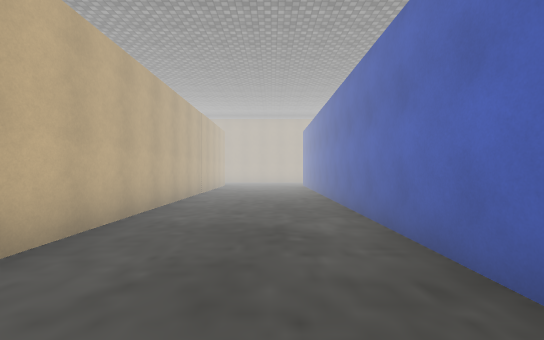
view 1 (above)

24 first-person views from a walk through a 3-D level made in the Unity game engine. The camera is 1.4 m above the floor, looks level and sees 90° across. The floor is counted in squares, 2 m on a side. Each view is taken from the middle of a square. On the plan, view 1 faces up. The plan holds only what a view shows up to about 9 squares ahead; the rest is blank. Some surface patterns are stand-ins.

view 2
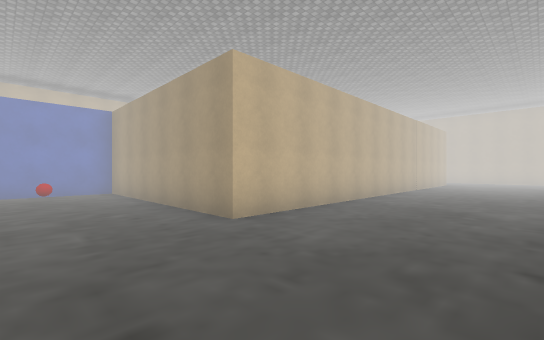

view 3
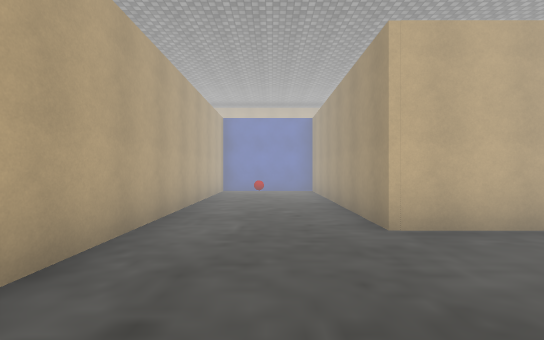

view 4
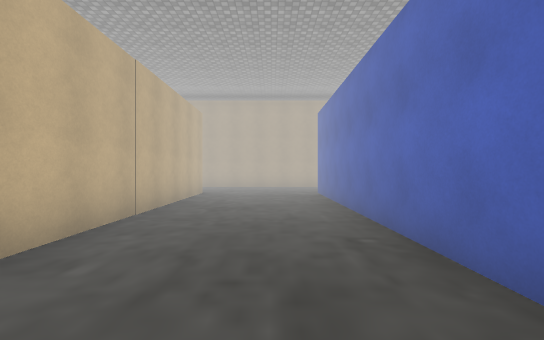

view 5
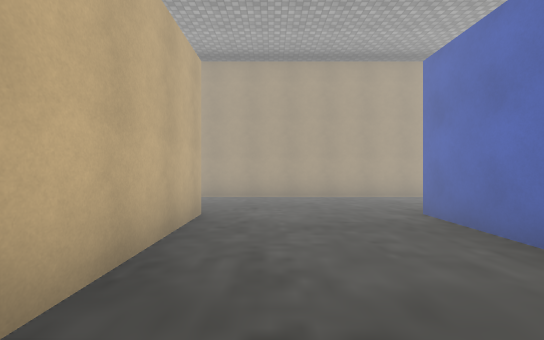

view 6
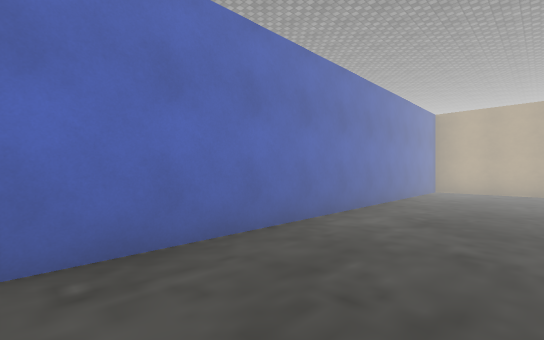

view 7
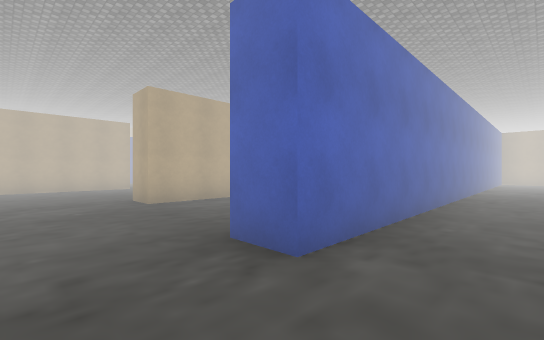

view 8
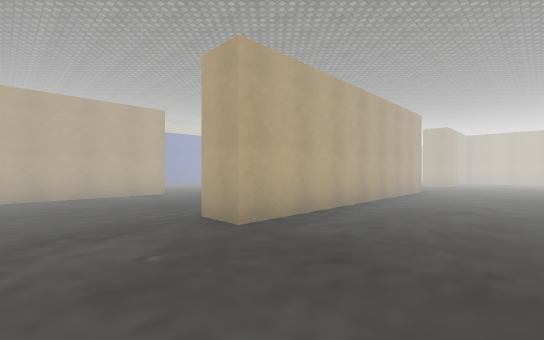

view 9
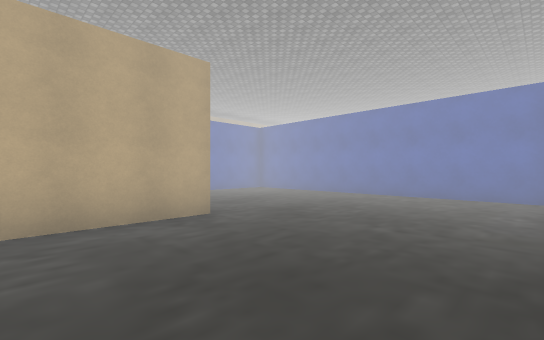

view 10
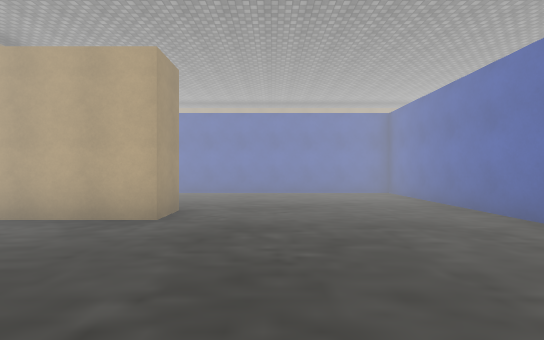

view 11
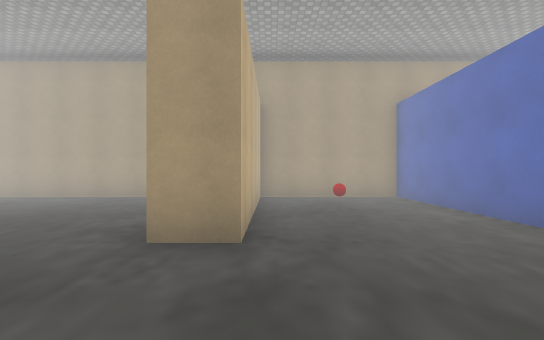

view 12
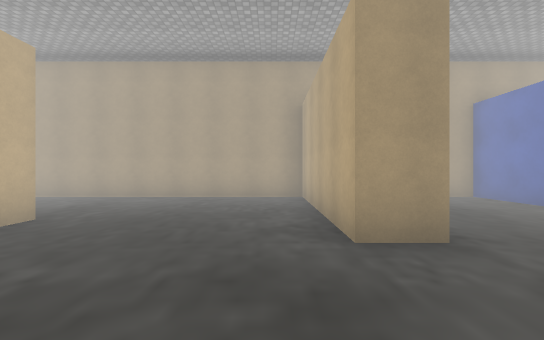

view 13
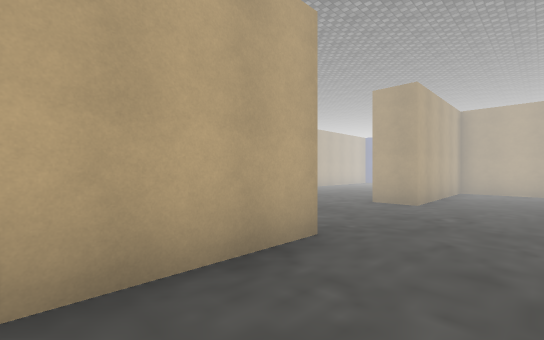

view 14
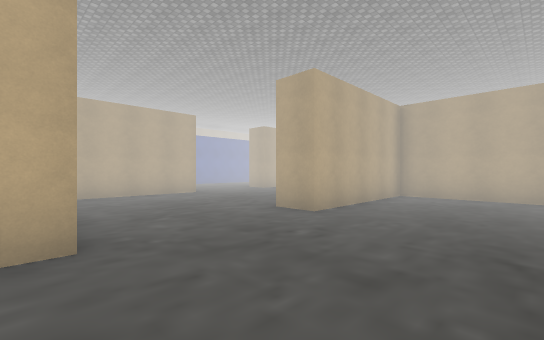

view 15
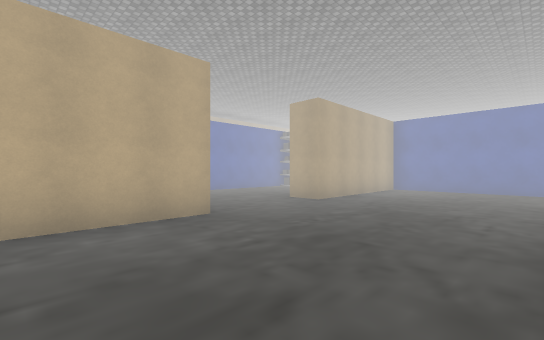

view 16
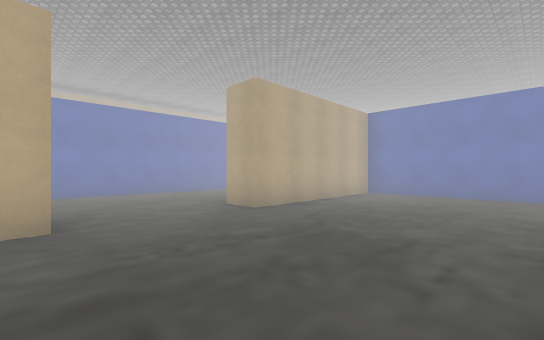

view 17
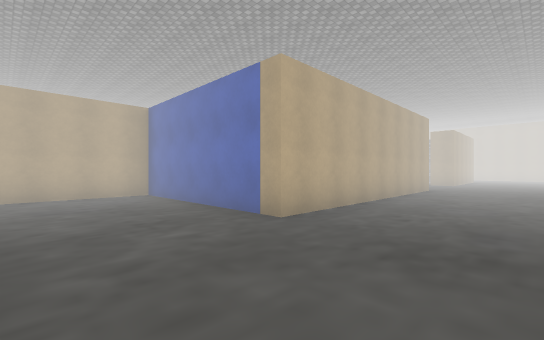

view 18
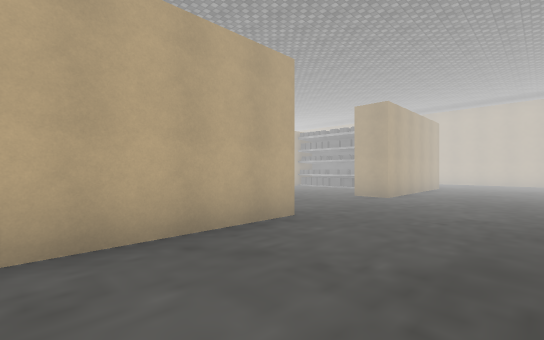

view 19
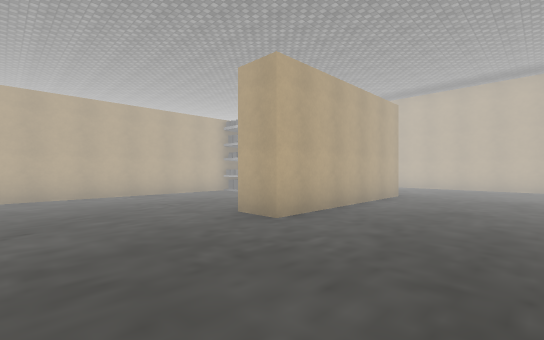

view 20
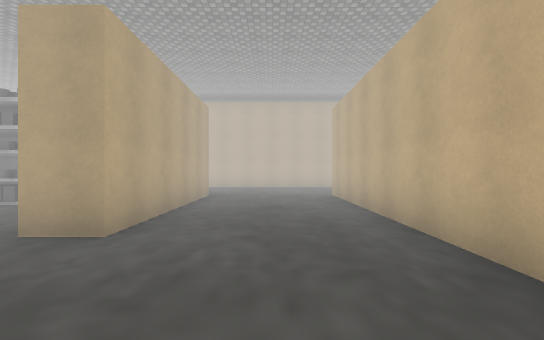

view 21
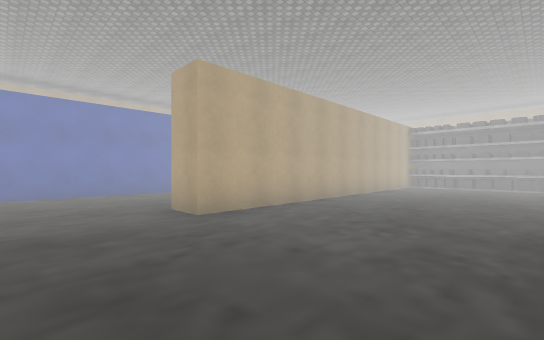

view 22
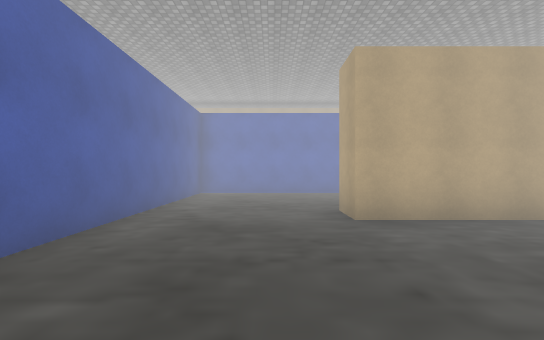

view 23
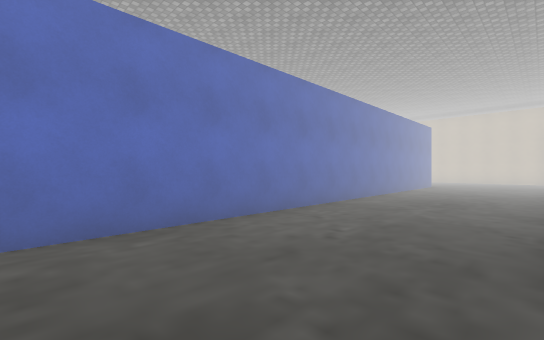

view 24
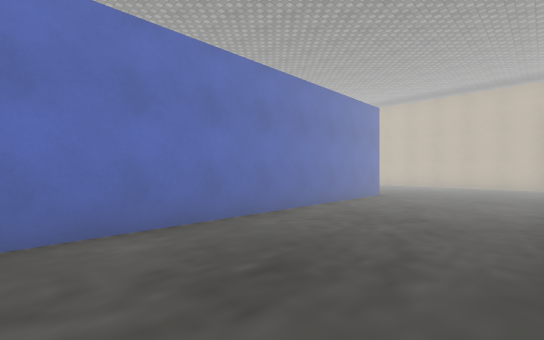

### Floor plan
Points are (right, up) in squares from view 1. A wall is a line through its corners. A room is listed if a view was taken in it or the views show most of it. See-through windows are left out.
Room 1 (views 1, 2, 3, 4, 5, 6, 7)
walls: (-2.1, 12.4) (-2.1, 0.4) (-8, 0.4) (-8, -2); (-7.9, -2.6) (1.4, -2.6) (1.4, 12.3) (2.4, 12.3); (2.6, 15.1) (-0.4, 15.1)
ways out: opening at (2, 13.5) to room 2; opening at (-1, 13.5)
objects: red ball (-6, -1)
Room 2 (views 8, 9, 10, 11, 12, 13, 14, 15, 16, 17, 18, 19, 20, 21, 22, 23, 24)
walls: (5.7, -14.2) (5.7, -6.9) (10.8, -6.9) (10.8, -2.4) (11.8, -2.4); (2.3, -16.6) (2.3, -22.8); (3, -2.6) (5.7, -2.6) (5.7, 1.2) (6.8, 1.2); (10.8, -20) (10.8, -11.2) (11.8, -11.2); (10.8, 0.5) (10.8, 3.8); (15.2, -3.5) (15.2, 0.2); (5.7, -22.6) (5.7, -17.8) (6.8, -17.8); (5.7, 4.5) (5.7, 11.8) (6.7, 11.8) (6.7, 11.2); (15.2, -21.5) (15.2, -7.8) (9.1, -7.8); (7, 5.4) (15.2, 5.4) (15.2, 15.1) (11.7, 15.1) (11.7, 10.6) (10.8, 10.6) (10.8, 15.1) (2.6, 15.1); (3, -26.3) (4.5, -26.3); (12, -26.3) (12.5, -26.3)
ways out: opening at (2, 13.5) to room 1
objects: shelf (7, -21) to (8, -21); shelf (9, -21) to (10, -21); other object (13, 14)

Positions as (right, up) in squares from view 1, and headings:
1: (0, 0), facing up
2: (1, -2), facing up-left
3: (1, -1), facing left
4: (0, 4), facing up
5: (-1, 8), facing up
6: (-1, 7), facing down-right
7: (0, 14), facing down-right
8: (3, 14), facing down-right
9: (7, 13), facing down-right
10: (7, 9), facing right
11: (12, 8), facing up
12: (10, 8), facing up
13: (4, 7), facing down-right
14: (3, 5), facing down-right
15: (7, 3), facing down-right
16: (7, 1), facing down-right
17: (3, -4), facing down-right
18: (3, -11), facing down-right
19: (3, -15), facing down-right
20: (4, -15), facing down
21: (7, -9), facing down-right
22: (7, -10), facing right
23: (12, -9), facing down-right
24: (12, -14), facing down-right
